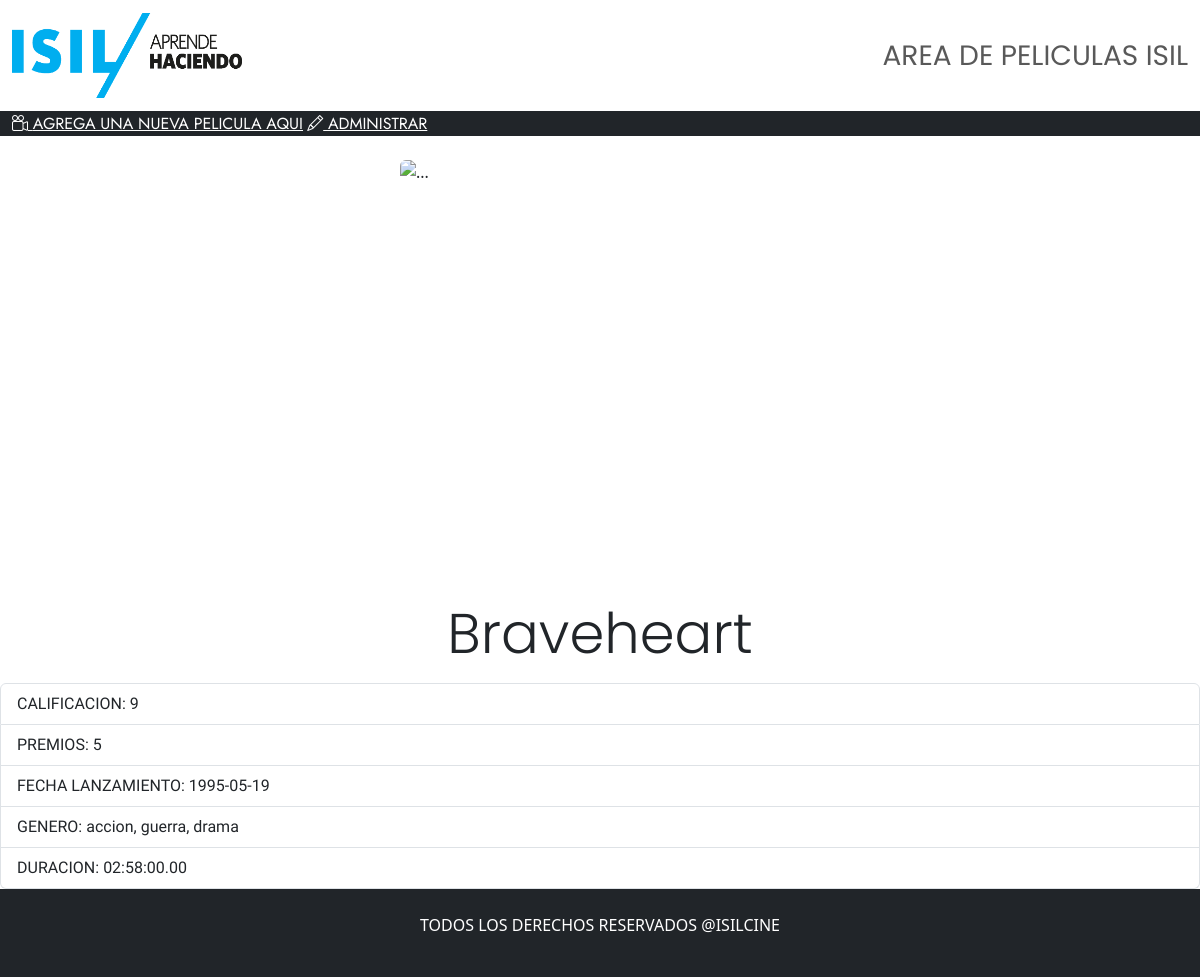
Screenshot of /detallePelicula.php?id=2 with the database file from the repository.
### tables this page shows
CREATE TABLE `movies` (
  `id` int(11) NOT NULL,
  `titulo` varchar(100) NOT NULL,
  `calificacion` int(11) NOT NULL,
  `premios` int(11) NOT NULL,
  `fechaCreacion` date NOT NULL,
  `duracion` time(2) NOT NULL,
  `genero` varchar(50) NOT NULL
);

### detallePelicula.php (the view, shortened to what this page needs)
<?php
     $bd = conexion('localhost','cine_isil','root');
     $id = intval($_GET['id']);
     $sql = "select * from movies where id = $id";
     $query = $bd->prepare($sql);
     $query->execute();
     $pelicula = $query->fetch(PDO::FETCH_ASSOC);
?>
<!DOCTYPE html>
<html lang="en">
<head>
  <link href="https://cdn.jsdelivr.net/npm/bootstrap@5.3.3/dist/css/bootstrap.min.css" rel="stylesheet">
  <link rel="stylesheet" href="https://cdn.jsdelivr.net/npm/bootstrap-icons@1.11.3/font/bootstrap-icons.min.css">
  <link rel="stylesheet" href="style.css">
 </head>
<body>
  <header>
    <nav class="navbar navbar-expand-lg bg-body-white">
      <div class="container-fluid">
        <a class="navbar-brand" href="index.php">
          <img src="img/logo.png" style="background-color: none" width="230px" height="85px">
        </a>
        <div class="navbar" id="navbarText">
          <span class="navbar-text fs-3">AREA DE PELICULAS ISIL</span>
        </div>
      </div>
    </nav>
    <nav class="bg-dark d-flex align-items-start">
      <div class="container-fluid">
        <a class="navbar-link text-white fs-6 text-decoration-underline" href="registroPeli.php"><i class="bi bi-camera-reels"></i> AGREGA UNA NUEVA PELICULA AQUI</a>
        <a class="navbar-link text-white fs-6 text-decoration-underline" href="administrarPeliculas.php"><i class="bi bi-pencil"></i> ADMINISTRAR</a>
      </div>
    </nav>
  </header>
  <main>
  <br>
    <section>
      <img src="img/film.jpg" class="rounded mx-auto d-block" width="400px" height="400px" alt="...">
    </section>
    <br>
        <h2 class="text-center mt-3 mb-3 display-4"><?= $pelicula['titulo'] ?></h2>
        <div class="table-responsive">
          <ul class="list-group">
            <li class="list-group-item">CALIFICACION: <?= $pelicula['calificacion'] ?></li>
            <li class="list-group-item">PREMIOS:  <?= $pelicula['premios'] ?></li>
            <li class="list-group-item">FECHA LANZAMIENTO:  <?= $pelicula['fechaCreacion'] ?></li>
            <li class="list-group-item">GENERO: <?= $pelicula['genero'] ?></li>
            <li class="list-group-item">DURACION: <?= $pelicula['duracion'] ?></li>
          </ul>
        </div>
  </main>
</body>
<footer class="container-fluid">
  <div class="row p-4 bg-dark text-white text-center">
    <p>TODOS LOS DERECHOS RESERVADOS @ISILCINE</p>
  </div>
</footer>
</html>

### style.css (style rules this page uses)
li { font-family: 'Bungee',cursive; }
span { font-family: 'Poppins',cursive; }
h2 { font-family: 'Poppins',cursive; }
a { font-family: 'Jost',cursive; }

### rows the page displays
movies: titulo "Braveheart", calificacion "9", premios "5", fechaCreacion "1995-05-19", genero "accion, guerra, drama", duracion "02:58:00.00"
